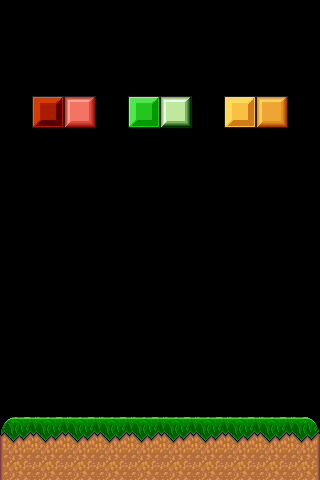

The image is a tile-based game level rendered from a .tmx file. Its description and complete source (layers, tilesets, objects, tile grids) follow:
An orthogonal 10x15 tile map with 32x32 px tiles, 1 tile layer (Tile Layer 1) and 1 object.

<map version="1.0" orientation="orthogonal" width="10" height="15" tilewidth="32" tileheight="32">
 <tileset firstgid="1" name="tileset-platformer" tilewidth="32" tileheight="32">
  <image source="tileset-platformer.png" width="192" height="544" />
  <tile id="0">
   <properties>
    <property name="configFile" value="yellowBlock.json" />
   </properties>
  </tile>
  <tile id="54">
   <properties>
    <property name="configFile" value="redBlock.json" />
   </properties>
  </tile>
  <tile id="55">
   <properties>
    <property name="configFile" value="greenBlock.json" />
   </properties>
  </tile>
  <tile id="56">
   <properties>
    <property name="configFile" value="yellowBlock.json" />
   </properties>
  </tile>
  <tile id="60">
   <properties>
    <property name="configFile" value="redBlock.json" />
   </properties>
  </tile>
  <tile id="61">
   <properties>
    <property name="configFile" value="greenBlock.json" />
   </properties>
  </tile>
  <tile id="62">
   <properties>
    <property name="configFile" value="yellowBlock.json" />
   </properties>
  </tile>
 </tileset>
 <layer name="Tile Layer 1" width="10" height="15">
  <data>
   <tile gid="0" />
   <tile gid="0" />
   <tile gid="0" />
   <tile gid="0" />
   <tile gid="0" />
   <tile gid="0" />
   <tile gid="0" />
   <tile gid="0" />
   <tile gid="0" />
   <tile gid="0" />
   <tile gid="0" />
   <tile gid="0" />
   <tile gid="0" />
   <tile gid="0" />
   <tile gid="0" />
   <tile gid="0" />
   <tile gid="0" />
   <tile gid="0" />
   <tile gid="0" />
   <tile gid="0" />
   <tile gid="0" />
   <tile gid="0" />
   <tile gid="0" />
   <tile gid="0" />
   <tile gid="0" />
   <tile gid="0" />
   <tile gid="0" />
   <tile gid="0" />
   <tile gid="0" />
   <tile gid="0" />
   <tile gid="0" />
   <tile gid="61" />
   <tile gid="55" />
   <tile gid="0" />
   <tile gid="62" />
   <tile gid="56" />
   <tile gid="0" />
   <tile gid="63" />
   <tile gid="57" />
   <tile gid="0" />
   <tile gid="0" />
   <tile gid="0" />
   <tile gid="0" />
   <tile gid="0" />
   <tile gid="0" />
   <tile gid="0" />
   <tile gid="0" />
   <tile gid="0" />
   <tile gid="0" />
   <tile gid="0" />
   <tile gid="0" />
   <tile gid="0" />
   <tile gid="0" />
   <tile gid="0" />
   <tile gid="0" />
   <tile gid="0" />
   <tile gid="0" />
   <tile gid="0" />
   <tile gid="0" />
   <tile gid="0" />
   <tile gid="0" />
   <tile gid="0" />
   <tile gid="0" />
   <tile gid="0" />
   <tile gid="0" />
   <tile gid="0" />
   <tile gid="0" />
   <tile gid="0" />
   <tile gid="0" />
   <tile gid="0" />
   <tile gid="0" />
   <tile gid="0" />
   <tile gid="0" />
   <tile gid="0" />
   <tile gid="0" />
   <tile gid="0" />
   <tile gid="0" />
   <tile gid="0" />
   <tile gid="0" />
   <tile gid="0" />
   <tile gid="0" />
   <tile gid="0" />
   <tile gid="0" />
   <tile gid="0" />
   <tile gid="0" />
   <tile gid="0" />
   <tile gid="0" />
   <tile gid="0" />
   <tile gid="0" />
   <tile gid="0" />
   <tile gid="0" />
   <tile gid="0" />
   <tile gid="0" />
   <tile gid="0" />
   <tile gid="0" />
   <tile gid="0" />
   <tile gid="0" />
   <tile gid="0" />
   <tile gid="0" />
   <tile gid="0" />
   <tile gid="0" />
   <tile gid="0" />
   <tile gid="0" />
   <tile gid="0" />
   <tile gid="0" />
   <tile gid="0" />
   <tile gid="0" />
   <tile gid="0" />
   <tile gid="0" />
   <tile gid="0" />
   <tile gid="0" />
   <tile gid="0" />
   <tile gid="0" />
   <tile gid="0" />
   <tile gid="0" />
   <tile gid="0" />
   <tile gid="0" />
   <tile gid="0" />
   <tile gid="0" />
   <tile gid="0" />
   <tile gid="0" />
   <tile gid="0" />
   <tile gid="0" />
   <tile gid="0" />
   <tile gid="0" />
   <tile gid="0" />
   <tile gid="0" />
   <tile gid="0" />
   <tile gid="0" />
   <tile gid="0" />
   <tile gid="4" />
   <tile gid="5" />
   <tile gid="5" />
   <tile gid="5" />
   <tile gid="5" />
   <tile gid="5" />
   <tile gid="5" />
   <tile gid="5" />
   <tile gid="5" />
   <tile gid="6" />
   <tile gid="10" />
   <tile gid="11" />
   <tile gid="11" />
   <tile gid="11" />
   <tile gid="11" />
   <tile gid="11" />
   <tile gid="11" />
   <tile gid="11" />
   <tile gid="11" />
   <tile gid="12" />
  </data>
 </layer>
 <objectgroup name="Object Layer 1" width="10" height="15">
  <object x="0" y="416" width="320" height="64">
   <properties>
    <property name="configFile" value="ground.json" />
   </properties>
  </object>
 </objectgroup>
</map>
